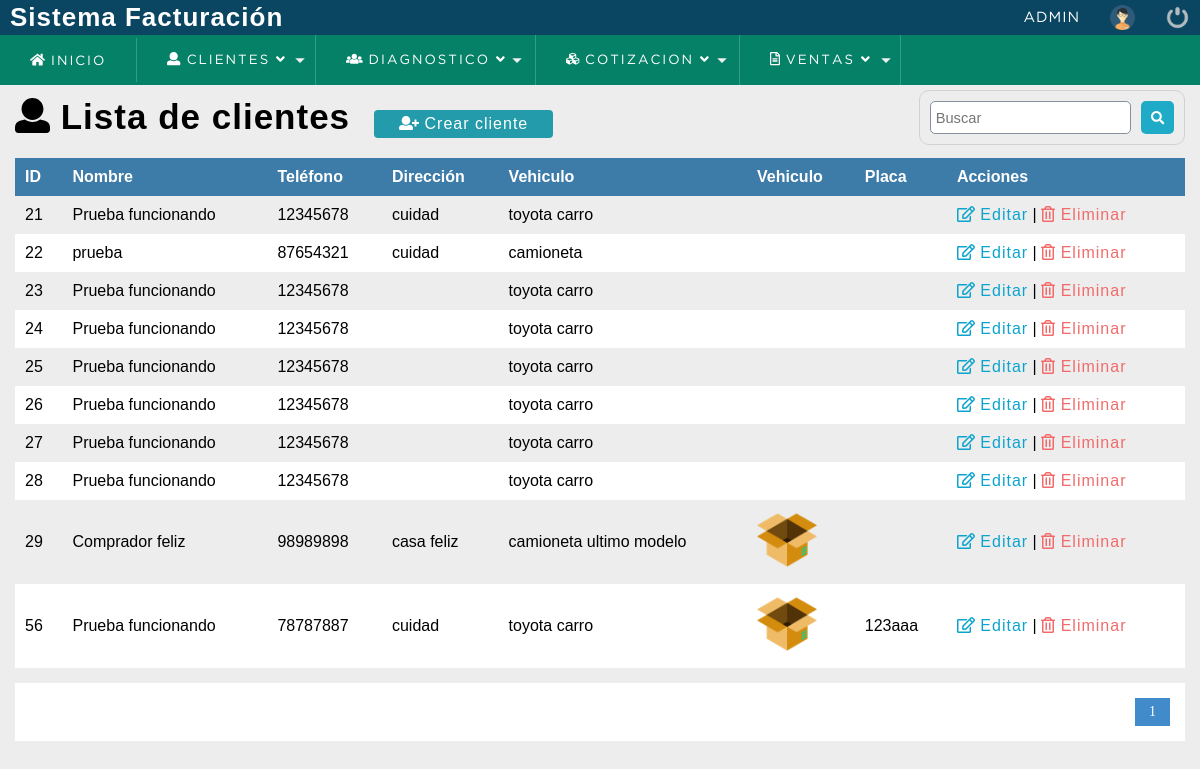
The page /sistema/lista_clientes.php (signed in) on the database its author committed.
### tables this page shows
CREATE TABLE `cliente` (
  `idcliente` int(11) NOT NULL,
  `nit` int(11) DEFAULT NULL,
  `nombre` varchar(80) DEFAULT NULL,
  `telefono` bigint(20) DEFAULT NULL,
  `email` text NOT NULL,
  `direccion` text DEFAULT NULL,
  `dateadd` datetime NOT NULL DEFAULT current_timestamp(),
  `usuario_id` int(11) NOT NULL,
  `estatus` int(11) NOT NULL DEFAULT 1,
  `vehiculo` text NOT NULL,
  `placa` text NOT NULL,
  `kilometraje` int(11) NOT NULL,
  `foto` text NOT NULL
);

### sistema/lista_clientes.php (the view, shortened to what this page needs)
<?php
	include "../conexion.php";
 ?>
<!DOCTYPE html>
<html lang="es">
<head>
	<?php include "includes/scripts.php"; ?>
</head>
<body>
	<?php include "includes/header.php"; ?>
	<section id="container">
		<h1><i class="fas fa-user"></i> Lista de clientes</h1>
		<a href="registro_cliente.php" class="btn_new"><i class="fas fa-user-plus"></i> Crear cliente</a>
		<form action="buscar_cliente.php" method="get" class="form_search">
			<input type="text" name="busqueda" id="busqueda" placeholder="Buscar">
			<button type="submit" class="btn_search"><i class="fas fa-search"></i></button>
		</form>
	<div class="containerTable">
		<table>
			<tr>
				<th>ID</th>
				<th>Nombre</th>
				<th>Teléfono</th>
				<th>Dirección</th>
				<th>Vehiculo</th>
				<th>Vehiculo</th>
				<th>Placa</th>
				<th>Acciones</th>
			</tr>
		<?php
			$sql_registe = mysqli_query($conection,"SELECT COUNT(*) as total_registro FROM cliente WHERE estatus = 1 ");
			$result_register = mysqli_fetch_array($sql_registe);
			$total_registro = $result_register['total_registro'];
			$por_pagina = 50;
			if(empty($_GET['pagina']))
			{
				$pagina = 1;
			}else{
				$pagina = $_GET['pagina'];
			}
			$desde = ($pagina-1) * $por_pagina;
			$total_paginas = ceil($total_registro / $por_pagina);
			$query = mysqli_query($conection,"SELECT* FROM cliente
											  WHERE estatus = 1 ORDER BY idcliente ASC LIMIT $desde,$por_pagina
				");
			$result = mysqli_num_rows($query);
			if($result > 0){
				while ($data = mysqli_fetch_array($query)) {
					if($data['foto'] != 'img_producto.png'){
						$foto = 'img/uploads/'.$data['foto'];
					}else{
						$foto = 'img/'.$data['foto'];
					}
			?>
				<tr>
					<td><?php echo $data["idcliente"]; ?></td>
					<td><?php echo $data["nombre"]; ?></td>
					<td><?php echo $data["telefono"]; ?></td>
					<td><?php echo $data["direccion"]; ?></td>
					<td><?php echo $data["vehiculo"]; ?></td>
					<td class="img_producto"><img src="<?php echo $foto; ?>" alt=""></td>
					<td><?php echo $data["placa"]; ?></td>
					<td>
						<a class="link_edit" href="editar_cliente.php?id=<?php echo $data["idcliente"]; ?>"><i class="far fa-edit"></i> Editar</a>
					<?php if($_SESSION['rol'] == 1 || $_SESSION['rol'] == 2){ ?>
						|
						<a class="link_delete" href="eliminar_confirmar_cliente.php?id=<?php echo $data["idcliente"]; ?>"><i class="far fa-trash-alt"></i> Eliminar</a>
					<?php } ?>
					</td>
				</tr>
		<?php
			}
		}
		 ?>
		</table>
	</div>
		<div class="paginador">
			<ul>
			<?php
				for ($i=1; $i <= $total_paginas; $i++) {
					if($i == $pagina)
					{
						echo '<li class="pageSelected">'.$i.'</li>';
					}else{
						echo '<li><a href="?pagina='.$i.'">'.$i.'</a></li>';
					}
				}
			 ?>
			</ul>
		</div>
	</section>
</body>
</html>

### sistema/css/style.css (style rules this page uses)
* { margin: 0; padding: 0; box-sizing: border-box; }
body { background: #ededed; }
h1, h2, h3, h4, h5, h6 { font-family: 'arial'; font-weight: bold; letter-spacing: 1px; }
h1 { font-size: 26px; }
a { text-decoration: none; font-family: arial; letter-spacing: 1px; }
#container { padding: 90px 15px 15px; }
form { background: #FFF; margin: auto; padding: 20px 50px; border: 1px solid #d1d1d1; }
input,select { display: block; width: 100%; font-size: 11pt; padding: 5px; border: 1px solid #85929e; border-radius: 5px; }
#container h1 { font-size: 35px; display: inline-block; }
.btn_new { display: inline-block; background: #239baa; color: #FFF; padding: 5px 25px; border-radius: 4px; margin: 20px; }
table { border-collapse: collapse; font-size: 12pt; font-family: 'arial'; width: 100%; }
table th { text-align: left; padding: 10px; background: #3d7ba8; color: #FFF; }
table tr:nth-child(odd) { background: #FFF; }
table td { padding: 10px; }
.link_edit { color: #0ca4ce; }
.link_delete { color: #f26b6b; }
.paginador ul { padding: 15px; list-style: none; background: #FFF; margin-top: 15px; display: -webkit-flex; display: -moz-flex; display: -ms-flex; display: -o-flex; display: flex; justify-content: flex-end; }
.paginador a, .pageSelected { color: #428bca; border: 1px solid #ddd; padding: 5px; display: inline-block; font-size: 14px; text-align: center; width: 35px; }
.pageSelected { color: #FFF; background: #428bca; border: 1px solid #428bca; }
.form_search { display: -webkit-flex; display: -moz-flex; display: -ms-flex; display: -o-flex; display: flex; float: right; background: initial; padding: 10px; border-radius: 10px; }
.form_search .btn_search { background: #1faac8; color: #FFF; padding: 10px; border: 0; cursor: pointer; margin-left: 10px; display: -webkit-flex; display: -moz-flex; display: -ms-flex; display: -o-flex; display: flex; border-radius: 5px; }
.img_producto img { width: 60px; height: auto; margin: auto; }

### rows shown on the page
cliente: idcliente "21", nombre "Prueba funcionando", telefono "12345678", direccion "cuidad", vehiculo "toyota carro"
cliente: idcliente "22", nombre "prueba", telefono "87654321", direccion "cuidad", vehiculo "camioneta"
cliente: idcliente "23", nombre "Prueba funcionando", telefono "12345678", vehiculo "toyota carro"
cliente: idcliente "24", nombre "Prueba funcionando", telefono "12345678", vehiculo "toyota carro"
cliente: idcliente "25", nombre "Prueba funcionando", telefono "12345678", vehiculo "toyota carro"
cliente: idcliente "26", nombre "Prueba funcionando", telefono "12345678", vehiculo "toyota carro"
cliente: idcliente "27", nombre "Prueba funcionando", telefono "12345678", vehiculo "toyota carro"
cliente: idcliente "28", nombre "Prueba funcionando", telefono "12345678", vehiculo "toyota carro"
cliente: idcliente "29", nombre "Comprador feliz", telefono "98989898", direccion "casa feliz", vehiculo "camioneta ultimo modelo", foto (picture)
cliente: idcliente "56", nombre "Prueba funcionando", telefono "78787887", direccion "cuidad", vehiculo "toyota carro", foto (picture), placa "123aaa"

### other values the page prints
$_SESSION['user'] "ADMIN"
